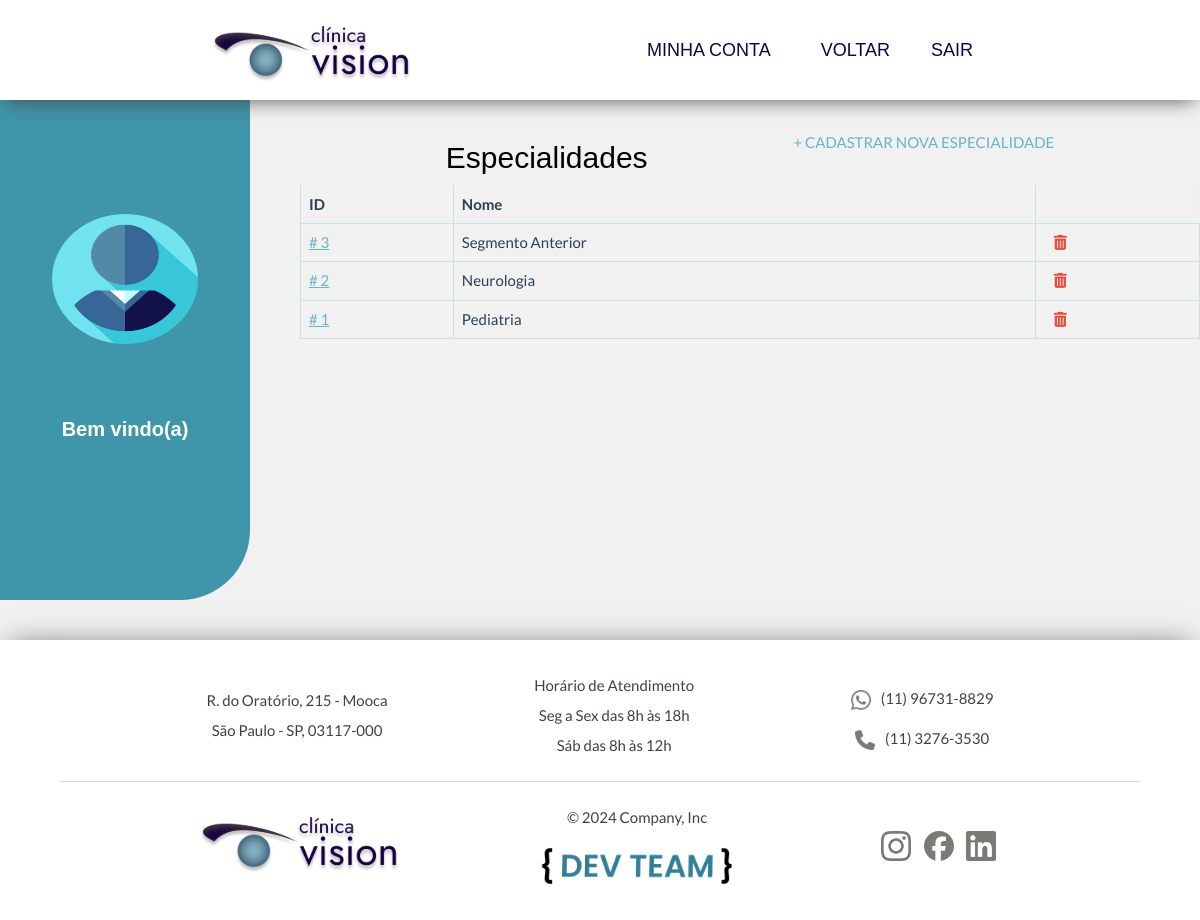
The page /medicos/admim/lista/especialidades/ (signed in) on the database as committed earlier.
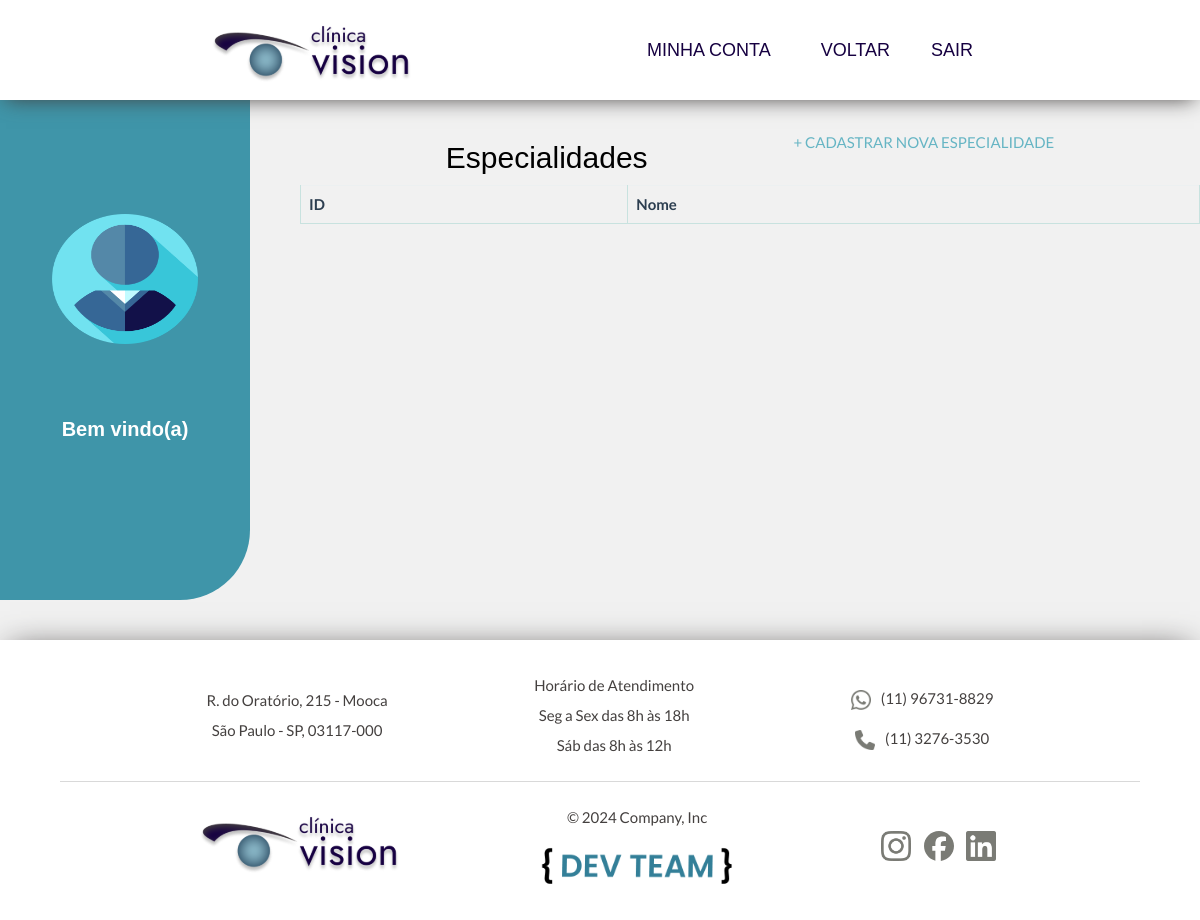
The same page on the database as committed later.
### medicos/models.py (models this page shows, shortened)
class Especialidade(models.Model):
    nome = models.CharField(verbose_name="Nome", max_length=200)
    valor_consulta = models.DecimalField(max_digits=5, decimal_places=2, default=0)

### medicos/views.py (the view)
class EspecialidadeListView(LoginRequiredMixin, TestMixinIsAdmin, ListView):
    login_url = 'accounts:login'
    template_name = 'medicos/admin/especialidade_lista.html'
    def get_queryset(self):
        return Especialidade.objects.all().order_by('-pk')

### medicos/views.py (called while the page is built)
    def test_func(self):
        is_admin_or_is_staff = self.request.user.is_superuser or \
            self.request.user.is_staff
        return bool(is_admin_or_is_staff)

### medicos/templates/medicos/admin/especialidade_lista.html (shortened to what this page needs)
{% extends "base_dash.html" %}
{% load static %}
{% block head %}
    <link rel="stylesheet" href="{% static "css/formulario/list.css" %}">
    <link rel="stylesheet" href="{% static "css/dashboard/base_dash.css" %}">
{% endblock head %}
{% block accounts_container %}
<div class="content">
    <div>
        <h2 class="titulo__padrao">Especialidades</h2>
        <a href="{% url "medicos:especialidade_cadastro" %}">+ CADASTRAR NOVA ESPECIALIDADE</a>
    </div>
<table class="table table-bordered">
    <thead>
        <tr>
            <th>
                ID
            </th>
            <th>
                Nome
            </th>
        </tr>
    </thead>
    <tbody>
        {% for especialidade in object_list %}
        <tr>
            <td>
                <a href=""># {{ especialidade.pk }}</a>
            </td>
            <td>
                {{ especialidade.nome }}
            </td>
            <td>
                <a href="{% url 'medicos:especialidade_deletar' especialidade.id %}" class="mr-1 text-danger" style="padding-left: 10px; text-decoration: none;">
                    <i class="fas fa-trash-alt"></i>
                </a>
            </td>
        </tr>
        {% endfor %}
    </tbody>
</table>
</div>
{% endblock %}

Rows that differ between the two databases and show on the page:
removed Especialidade: pk "3", nome "Segmento Anterior"
removed Especialidade: pk "2", nome "Neurologia"
removed Especialidade: pk "1", nome "Pediatria"
